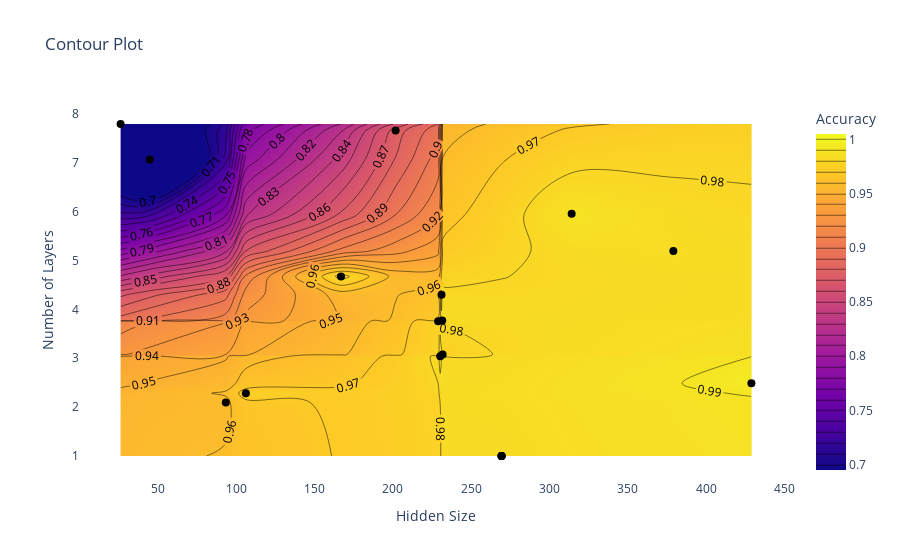

The notebook cell saved with this chart:
### Code cell
bayes = analysis.results_df
plot_contour(bayes, "config/hidden_size", "config/num_layers", "accuracy", start=0.7)

### Figure 1 — Plotly figure (JSON) as saved in the notebook; plotly's stock layout.template omitted (floating-point values rounded to 4 significant figures)
{"data": [{"colorbar": {"title": {"text": "Accuracy"}}, "colorscale": [[0, "#0d0887"], [0.1111, "#46039f"], [0.2222, "#7201a8"], [0.3333, "#9c179e"], [0.4444, "#bd3786"], [0.5556, "#d8576b"], [0.6667, "#ed7953"], [0.7778, "#fb9f3a"], [0.8889, "#fdca26"], [1, "#f0f921"]], "contours": {"coloring": "heatmap", "end": 1, "showlabels": true, "size": 0.01, "start": 0.7}, "type": "contour", "x": [201.8, 379.1, 93.39, 44.81, 314.2, 26.21, 428.9, 106.2, 166.9, 230.2, 269.4, 231.6, 231.1, 269.4, 269.4, 269.4, 228.9, 231.8], "y": [7.655, 5.191, 2.092, 7.063, 5.957, 7.789, 2.486, 2.284, 4.673, 3.039, 1.0, 3.772, 4.298, 1.0, 1.0, 1.0, 3.756, 3.077], "z": [0.875, 0.9844, 0.9578, 0.6125, 0.9891, 0.5875, 0.9953, 0.975, 0.9844, 0.9969, 0.9703, 0.9891, 0.9953, 0.9859, 0.9875, 0.9828, 0.9766, 0.975]}, {"customdata": [0.875, 0.9844, 0.9578, 0.6125, 0.9891, 0.5875, 0.9953, 0.975, 0.9844, 0.9969, 0.9703, 0.9891, 0.9953, 0.9859, 0.9875, 0.9828, 0.9766, 0.975], "hovertemplate": "Hidden Size: %{x}<br>Number of Layers: %{y}<br>Accuracy: %{customdata:.4f}<extra></extra>", "marker": {"color": "black", "size": 8, "symbol": "circle"}, "mode": "markers", "name": "Data Points", "type": "scatter", "x": [201.8, 379.1, 93.39, 44.81, 314.2, 26.21, 428.9, 106.2, 166.9, 230.2, 269.4, 231.6, 231.1, 269.4, 269.4, 269.4, 228.9, 231.8], "y": [7.655, 5.191, 2.092, 7.063, 5.957, 7.789, 2.486, 2.284, 4.673, 3.039, 1.0, 3.772, 4.298, 1.0, 1.0, 1.0, 3.756, 3.077]}], "layout": {"paper_bgcolor": "white", "plot_bgcolor": "white", "title": {"text": "Contour Plot"}, "xaxis": {"showgrid": false, "title": {"text": "Hidden Size"}}, "yaxis": {"showgrid": false, "title": {"text": "Number of Layers"}}}}
